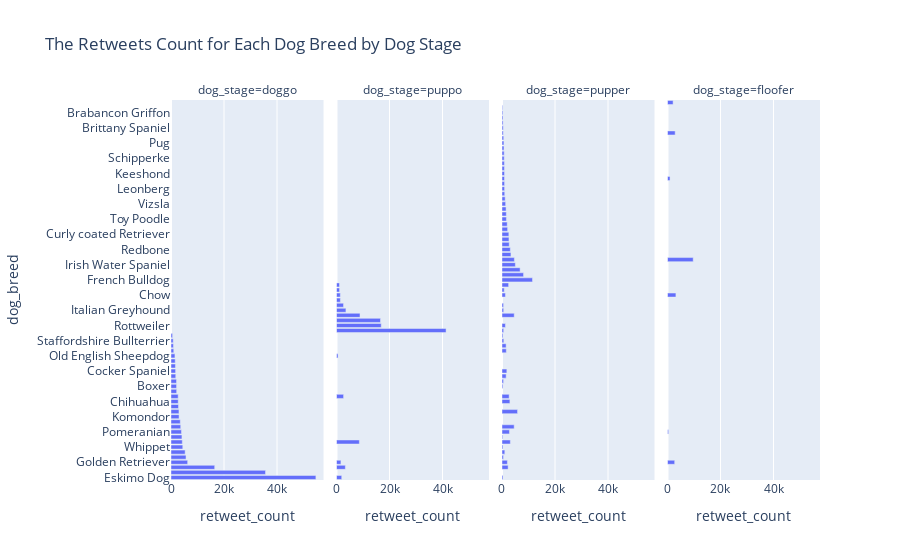

Notebook source saved alongside this figure:
### Code cell
fig1 = px.bar(df_by_stage, x="retweet_count", y="dog_breed", facet_col="dog_stage",orientation='h', title="The Retweets Count for Each Dog Breed by Dog Stage")

fig1.show()

### Figure 1 — Plotly figure (JSON) as saved in the notebook; plotly's stock layout.template omitted (floating-point values rounded to 4 significant figures)
{"data": [{"alignmentgroup": "True", "hovertemplate": "dog_stage=doggo<br>retweet_count=%{x}<br>dog_breed=%{y}<extra></extra>", "legendgroup": "", "marker": {"color": "#636efa", "pattern": {"shape": ""}}, "name": "", "offsetgroup": "", "orientation": "h", "showlegend": false, "textposition": "auto", "type": "bar", "x": [54664, 35661, 16480.0, 6281.0, 5672.0, 5332, 4439, 4264.0, 4129, 3946.0, 3672, 3499, 3036, 3005, 2833, 2725, 2704, 2137, 2094, 2084, 1792, 1732.0, 1670, 1587, 1487, 1043, 925, 830, 591], "xaxis": "x", "y": ["Eskimo Dog", "Standard Poodle", "Labrador Retriever", "Golden Retriever", "Great Pyrenees", "Briard", "Whippet", "Pembroke", "Irish Setter", "Pomeranian", "Chesapeake Bay Retriever", "Great Dane", "Komondor", "Norwegian Elkhound", "Beagle", "Chihuahua", "German Shepherd", "Borzoi", "Boxer", "Border Collie", "Siberian Husky", "Cocker Spaniel", "Dandie Dinmont", "Bedlington Terrier", "Old English Sheepdog", "Dalmatian", "Blenheim Spaniel", "Staffordshire Bullterrier", "German Short haired Pointer"], "yaxis": "y"}, {"alignmentgroup": "True", "hovertemplate": "dog_stage=puppo<br>retweet_count=%{x}<br>dog_breed=%{y}<extra></extra>", "legendgroup": "", "marker": {"color": "#636efa", "pattern": {"shape": ""}}, "name": "", "offsetgroup": "", "orientation": "h", "showlegend": false, "textposition": "auto", "type": "bar", "x": [41344, 16882, 16601, 8872, 8622, 3556, 3336.0, 2676, 2652, 1975, 1672.0, 1456, 1446, 1152, 1127, 581], "xaxis": "x2", "y": ["Lakeland Terrier", "Rottweiler", "Flat coated Retriever", "Cardigan", "Pembroke", "Italian Greyhound", "Labrador Retriever", "German Shepherd", "Miniature Pinscher", "Eskimo Dog", "Golden Retriever", "Airedale", "Chow", "Malamute", "American Staffordshire Terrier", "Old English Sheepdog"], "yaxis": "y2"}, {"alignmentgroup": "True", "hovertemplate": "dog_stage=pupper<br>retweet_count=%{x}<br>dog_breed=%{y}<extra></extra>", "legendgroup": "", "marker": {"color": "#636efa", "pattern": {"shape": ""}}, "name": "", "offsetgroup": "", "orientation": "h", "showlegend": false, "textposition": "auto", "type": "bar", "x": [11510.0, 8134, 6835, 5871, 5040, 4668.0, 4612, 4597, 3377, 3150.0, 3143, 2984.0, 2817.0, 2724, 2695, 2631, 2588, 2503, 2311.0, 2123, 2033.0, 1960.0, 1831.0, 1656.0, 1634, 1631, 1571, 1557, 1538, 1377, 1290, 1282, 1200.0, 1064, 1032, 983, 969, 950, 946, 918, 895.7, 844, 839, 824, 761, 733.4, 685, 652, 639, 632, 592.7, 591.5, 553, 471, 470, 411, 383, 381, 357, 355, 339, 325, 264, 210], "xaxis": "x3", "y": ["French Bulldog", "Tibetan Mastiff", "Black and tan Coonhound", "Norwegian Elkhound", "Irish Water Spaniel", "Samoyed", "Cardigan", "Chesapeake Bay Retriever", "Maltese Dog", "Pembroke", "Redbone", "Chihuahua", "Pomeranian", "Pekinese", "German Shepherd", "Kelpie", "Curly coated Retriever", "American Staffordshire Terrier", "Labrador Retriever", "Shetland Sheepdog", "Golden Retriever", "Bloodhound", "Cocker Spaniel", "Toy Poodle", "Miniature Poodle", "Dalmatian", "Siberian Husky", "Blenheim Spaniel", "Clumber", "Vizsla", "Chow", "Rottweiler", "Kuvasz", "Briard", "Shih tzu", "Leonberg", "Bernese Mountain Dog", "Lhasa", "Keeshond", "Walker Hound", "Papillon", "Malamute", "Schipperke", "Mexican Hairless", "Norwich Terrier", "Pug", "Staffordshire Bullterrier", "Newfoundland", "Italian Greyhound", "Lakeland Terrier", "Border Collie", "Miniature Pinscher", "Great Pyrenees", "English Springer", "Brittany Spaniel", "Greater Swiss Mountain Dog", "Eskimo Dog", "Rhodesian Ridgeback", "German Short haired Pointer", "Whippet", "Boxer", "Brabancon Griffon", "Irish Setter", "Bull Mastiff"], "yaxis": "y3"}, {"alignmentgroup": "True", "hovertemplate": "dog_stage=floofer<br>retweet_count=%{x}<br>dog_breed=%{y}<extra></extra>", "legendgroup": "", "marker": {"color": "#636efa", "pattern": {"shape": ""}}, "name": "", "offsetgroup": "", "orientation": "h", "showlegend": false, "textposition": "auto", "type": "bar", "x": [9699, 3179, 2898, 2717, 2119, 966, 413], "xaxis": "x4", "y": ["Samoyed", "Chow", "English Springer", "Golden Retriever", "Wire haired Fox Terrier", "Lhasa", "Pomeranian"], "yaxis": "y4"}], "layout": {"annotations": [{"font": {}, "showarrow": false, "text": "dog_stage=doggo", "x": 0.1175, "xanchor": "center", "xref": "paper", "y": 1, "yanchor": "bottom", "yref": "paper"}, {"font": {}, "showarrow": false, "text": "dog_stage=puppo", "x": 0.3725, "xanchor": "center", "xref": "paper", "y": 1, "yanchor": "bottom", "yref": "paper"}, {"font": {}, "showarrow": false, "text": "dog_stage=pupper", "x": 0.6275, "xanchor": "center", "xref": "paper", "y": 1, "yanchor": "bottom", "yref": "paper"}, {"font": {}, "showarrow": false, "text": "dog_stage=floofer", "x": 0.8825, "xanchor": "center", "xref": "paper", "y": 1, "yanchor": "bottom", "yref": "paper"}], "barmode": "relative", "legend": {"tracegroupgap": 0}, "title": {"text": "The Retweets Count for Each Dog Breed by Dog Stage"}, "xaxis": {"anchor": "y", "domain": [0, 0.235], "title": {"text": "retweet_count"}}, "xaxis2": {"anchor": "y2", "domain": [0.255, 0.49], "matches": "x", "title": {"text": "retweet_count"}}, "xaxis3": {"anchor": "y3", "domain": [0.51, 0.745], "matches": "x", "title": {"text": "retweet_count"}}, "xaxis4": {"anchor": "y4", "domain": [0.765, 1.0], "matches": "x", "title": {"text": "retweet_count"}}, "yaxis": {"anchor": "x", "domain": [0, 1], "title": {"text": "dog_breed"}}, "yaxis2": {"anchor": "x2", "domain": [0, 1], "matches": "y", "showticklabels": false}, "yaxis3": {"anchor": "x3", "domain": [0, 1], "matches": "y", "showticklabels": false}, "yaxis4": {"anchor": "x4", "domain": [0, 1], "matches": "y", "showticklabels": false}}}
